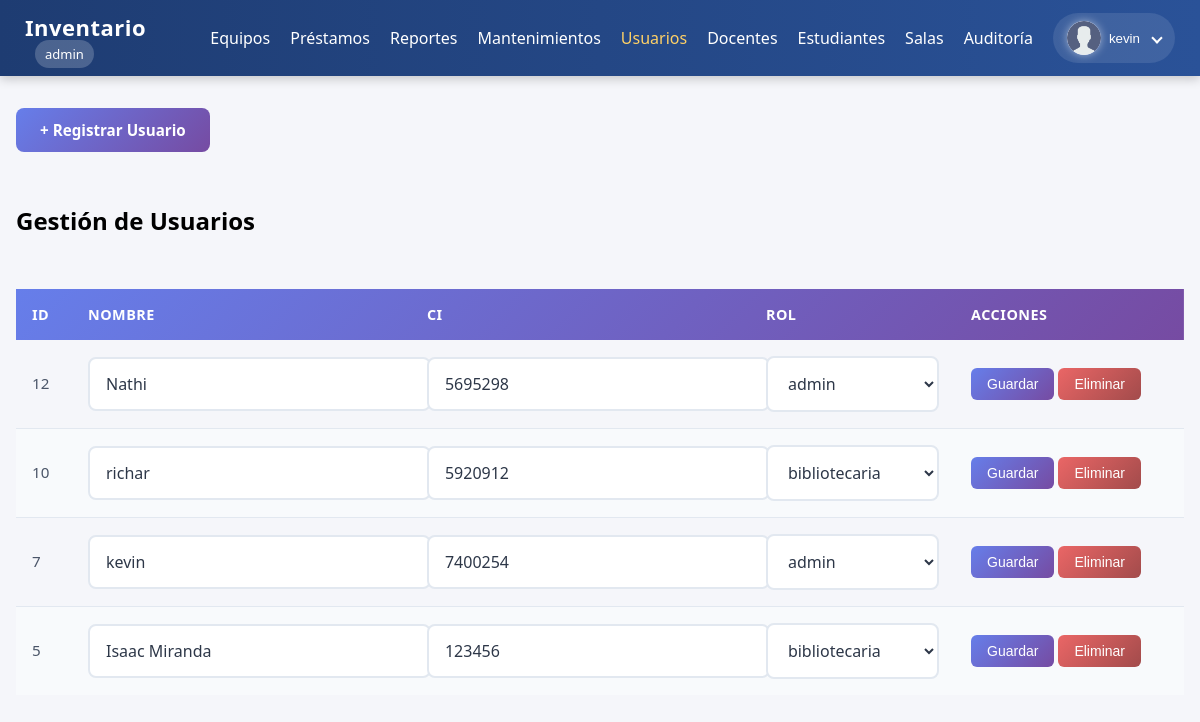
The app's page /public/usuarios_index.php (signed in) with its own data.
### tables this page shows
CREATE TABLE `usuarios` (
  `id` int(11) NOT NULL,
  `ci` varchar(50) NOT NULL,
  `email` varchar(150) NOT NULL,
  `nombre` varchar(120) NOT NULL,
  `password_hash` varchar(255) NOT NULL,
  `role_id` int(11) NOT NULL,
  `creado_en` timestamp NOT NULL DEFAULT current_timestamp()
);

CREATE TABLE `roles` (
  `id` int(11) NOT NULL,
  `nombre` varchar(50) NOT NULL
);

### init.php (called while the page is built, shortened)
<?php
function user()
{
  return $_SESSION['user'] ?? null;
}

### public/usuarios_index.php (the view, shortened to what this page needs)
<?php
require __DIR__ . '/../init.php';
$rol = user()['rol'];
$check_table_sql = "DESCRIBE usuarios";
$table_result = $mysqli->query($check_table_sql);
$table_structure = $table_result->fetch_all(MYSQLI_ASSOC);
$roles_sql = "SELECT id, nombre as rol FROM roles";
$roles_result = $mysqli->query($roles_sql);
$roles = $roles_result->fetch_all(MYSQLI_ASSOC);
$rol_field = 'role_id';
foreach ($table_structure as $field) {
  if (in_array($field['Field'], ['role_id', 'roles_id', 'rol_id', 'rol'])) {
    $rol_field = $field['Field'];
    break;
  }
}
$sql = "
  SELECT u.id, u.nombre, u.ci, u.$rol_field, r.nombre as rol_nombre
  FROM usuarios u
  JOIN roles r ON r.id = u.$rol_field
  ORDER BY u.creado_en DESC
";
try {
  $stmt = $mysqli->prepare($sql);
  $stmt->execute();
  $usuarios = $stmt->get_result()->fetch_all(MYSQLI_ASSOC);
} catch (Exception $e) {
  $error = "Error al cargar usuarios: " . $e->getMessage();
  $usuarios = [];
}
?>
<!doctype html>
<html lang="es">
<head>
  <link rel="stylesheet" href="../css/tabla_usuarios.css">
</head>
<body>
  <?php include __DIR__ . '/navbar.php'; ?>
  <div class="container">
    <div class="actions">
      <a class="btn" href="../auth/register.php">+ Registrar Usuario</a>
    </div>
    <h2>Gestión de Usuarios</h2>
    <table>
      <thead>
        <tr>
          <th>ID</th>
          <th>Nombre</th>
          <th>CI</th>
          <th>Rol</th>
          <th>Acciones</th>
        </tr>
      </thead>
      <?php foreach ($usuarios as $usuario): ?>
        <tr>
          <form method="post">
            <td><?= htmlspecialchars($usuario['id']) ?></td>
            <td><input type="text" name="nombre" value="<?= htmlspecialchars($usuario['nombre']) ?>"></td>
            <td><input type="text" name="ci" value="<?= htmlspecialchars($usuario['ci']) ?>"></td>
            <td>
              <select name="role_id">
                <?php foreach ($roles as $rol_option): ?>
                  <option value="<?= $rol_option['id'] ?>" <?= ($usuario[$rol_field] == $rol_option['id']) ? 'selected' : '' ?>>
                    <?= htmlspecialchars($rol_option['rol']) ?>
                  </option>
                <?php endforeach; ?>
              </select>
            </td>
            <td>
              <button type="submit" name="update">Guardar</button>
              <button type="submit" name="delete" onclick="return confirm('¿Seguro que quieres eliminar este usuario?')">Eliminar</button>
            </td>
          </form>
        </tr>
      <?php endforeach; ?>
    </table>
  </div>
</body>
</html>

### public/navbar.php (shortened to what this page needs)
<?php
function isActive($currentPage, $targetPage)
{
    return basename($_SERVER['PHP_SELF']) === $targetPage ? 'active' : '';
}
$currentPage = basename($_SERVER['PHP_SELF']);
?>
<!DOCTYPE html>
<html lang="es">
<head>
</head>
<body>
    <nav class="navbar">
        <div class="nav-container">
            <div class="nav-brand">
                <a href="/inventario_uni/" class="brand-link">Inventario</a>
                <span class="badge"><?= htmlspecialchars($rol) ?></span>
            </div>
            <ul class="nav-menu" id="nav-menu">
                <li class="nav-item"><a href="/inventario_uni/public/equipos_index.php" class="nav-link <?= isActive($currentPage, 'equipos_index.php') ?>">Equipos</a></li>
                <li class="nav-item"><a href="/inventario_uni/public/prestamos_index.php" class="nav-link <?= isActive($currentPage, 'prestamos_index.php') ?>">Préstamos</a></li>
                <?php if ($rol === 'admin'): ?>
                    <li class="nav-item"><a href="/inventario_uni/public/reportes.php" class="nav-link <?= isActive($currentPage, 'reportes.php') ?>">Reportes</a></li>
                    <li class="nav-item"><a href="/inventario_uni/public/mantenimientos.php" class="nav-link <?= isActive($currentPage, 'mantenimientos.php') ?>">Mantenimientos</a></li>
                    <li class="nav-item"><a href="/inventario_uni/public/usuarios_index.php" class="nav-link <?= isActive($currentPage, 'usuarios_index.php') ?>">Usuarios</a></li>
                <?php endif; ?>
                <li class="nav-item"><a href="/inventario_uni/public/docentes_listar.php" class="nav-link <?= isActive($currentPage, 'docentes_listar.php') ?>">Docentes</a></li>
                <li class="nav-item"><a href="/inventario_uni/public/estudiantes_listar.php" class="nav-link <?= isActive($currentPage, 'estudiantes_listar.php') ?>">Estudiantes</a></li>
                <?php if ($rol === 'admin'): ?>
                    <li class="nav-item"><a href="/inventario_uni/public/salas.php" class="nav-link <?= isActive($currentPage, 'salas.php') ?>">Salas</a></li>
                    <li class="nav-item"><a href="/inventario_uni/public/auditoria.php" class="nav-link <?= isActive($currentPage, 'auditoria.php') ?>">Auditoría</a></li>
                <?php endif; ?>
                <li class="nav-item nav-user">
                    <div class="user-dropdown">
                        <button class="user-btn">
                            <img src="/inventario_uni/img/user-icon.png" alt="Usuario" class="user-icon">
                            <span><?= htmlspecialchars(user()['nombre']) ?></span>
                            <i class="arrow"></i>
                        </button>
                    </div>
                </li>
            </ul>
        </div>
    </nav>
</body>
</html>

### css/tabla_usuarios.css (style rules this page uses)
.container { max-width: 1200px; margin: 2rem auto; padding: 0 1rem; display: flex; flex-direction: column; gap: 2rem; }
.actions .btn { background: linear-gradient(135deg, #667eea 0%, #764ba2 100%); color: white; text-decoration: none; padding: 0.75rem 1.5rem; border-radius: 8px; font-weight: 600; font-size: 0.95rem; transition: all 0.3s ease; display: inline-flex; align-items: center; gap: 0.5rem; border: none; cursor: pointer; }
table { width: 100%; border-collapse: collapse; font-size: 0.95rem; }
thead { background: linear-gradient(135deg, #667eea 0%, #764ba2 100%); }
th { color: white; padding: 1rem; text-align: left; font-weight: 600; font-size: 0.9rem; text-transform: uppercase; letter-spacing: 0.5px; white-space: nowrap; }
td { padding: 1rem; border-bottom: 1px solid #e2e8f0; color: #4a5568; vertical-align: middle; line-height: 1.4; }
tbody tr:nth-child(even) { background: #f8fafc; }
tbody tr:last-child td { border-bottom: none; }
button[name="update"] { background: linear-gradient(135deg, #667eea 0%, #764ba2 100%); color: white; text-decoration: none; padding: 0.5rem 1rem; border-radius: 6px; font-size: 0.875rem; font-weight: 500; transition: all 0.3s ease; display: inline-block; border: none; cursor: pointer; }
button[name="delete"] { background: linear-gradient(135deg, #ea6666 0%, #a24b4b 100%); color: white; text-decoration: none; padding: 0.5rem 1rem; border-radius: 6px; font-size: 0.875rem; font-weight: 500; transition: all 0.3s ease; display: inline-block; border: none; cursor: pointer; }
input[type="text"], input[type="email"], input[type="password"], input[type="number"], select { width: 100%; padding: 0.875rem 1rem; border: 2px solid #e2e8f0; border-radius: 8px; font-size: 1rem; transition: all 0.3s ease; background: #fff; color: #2d3748; font-family: inherit; }
td:nth-child(3) { line-height: 1.6; }

### public/navbar.php (style rules this page uses)
body { margin: 0; font-family: 'Segoe UI', Roboto, sans-serif; background-color: #f5f6fa; }
.navbar { background: linear-gradient(90deg, #1e3c72, #2a5298); color: #fff; padding: 12px 25px; display: flex; justify-content: center; box-shadow: 0 3px 10px rgba(0, 0, 0, 0.2); }
.nav-container { width: 100%; max-width: 1200px; display: flex; align-items: center; justify-content: space-between; }
.nav-brand a { color: #fff; text-decoration: none; font-size: 22px; font-weight: 600; letter-spacing: 0.5px; }
.badge { background: rgba(255, 255, 255, 0.2); color: #fff; padding: 5px 10px; border-radius: 20px; font-size: 13px; margin-left: 10px; }
.nav-menu { list-style: none; display: flex; align-items: center; gap: 20px; margin: 0; }
.nav-item a { text-decoration: none; color: #fff; font-weight: 500; transition: color 0.3s, transform 0.2s; }
.nav-item a:hover, .nav-item a.active { color: #ffd166; transform: scale(1.05); }
.nav-user { position: relative; }
.user-dropdown { position: relative; }
.user-btn { background: rgba(255, 255, 255, 0.1); border: none; border-radius: 25px; display: flex; align-items: center; gap: 8px; color: #fff; cursor: pointer; padding: 8px 14px; transition: background 0.3s; }
.user-icon { width: 34px; height: 34px; border-radius: 50%; background: radial-gradient(circle at top left, #ffffff, #cfd9ff); box-shadow: 0 0 8px rgba(255, 255, 255, 0.5); transition: transform 0.3s ease, box-shadow 0.3s ease; }
.arrow { border: solid #fff; border-width: 0 2px 2px 0; padding: 3px; transform: rotate(45deg); margin-left: 5px; }

### records on screen
usuarios: nombre "kevin", id "7", ci "7400254", role_id "admin"
usuarios: id "12", nombre "Nathi", ci "5695298", role_id "admin"
usuarios: id "10", nombre "richar", ci "5920912", role_id "bibliotecaria"
usuarios: id "5", nombre "Isaac Miranda", ci "123456", role_id "bibliotecaria"

### other values on screen
$rol "admin"
